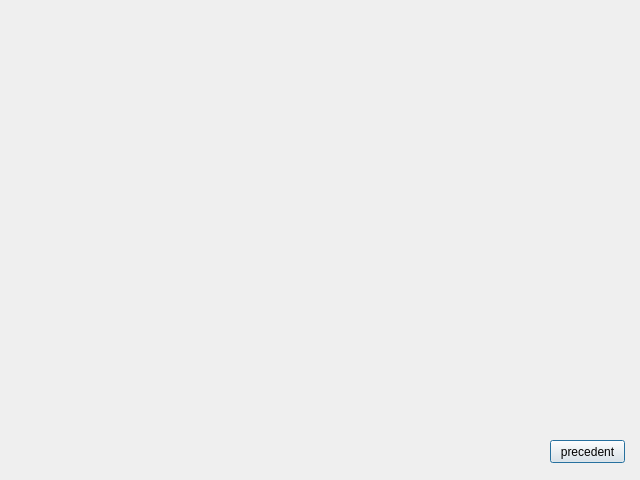
<?xml version="1.0" encoding="UTF-8"?>
<ui version="4.0">
 <class>ajouterstock</class>
 <widget class="QDialog" name="ajouterstock">
  <property name="geometry">
   <rect>
    <x>0</x>
    <y>0</y>
    <width>640</width>
    <height>480</height>
   </rect>
  </property>
  <property name="windowTitle">
   <string>Dialog</string>
  </property>
  <widget class="QPushButton" name="precedentaPB">
   <property name="geometry">
    <rect>
     <x>550</x>
     <y>440</y>
     <width>75</width>
     <height>23</height>
    </rect>
   </property>
   <property name="text">
    <string>precedent</string>
   </property>
  </widget>
 </widget>
 <resources/>
 <connections/>
</ui>
